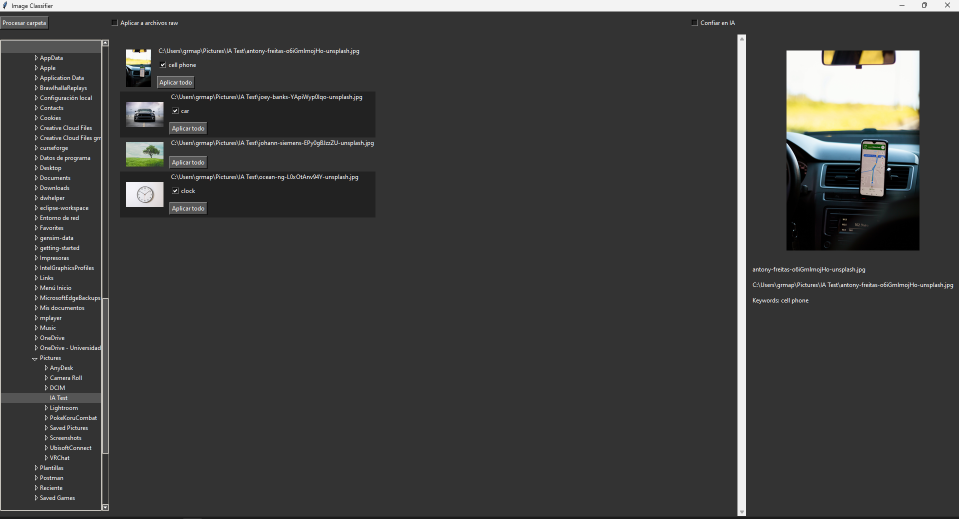
#> input picture images/captura-aplicacion.png, 1918 x 1038 px (shown at 1/2 size)
$ python -i ImageUtils.py   (imports and definitions only)
#> lines starting #> are read from the running program, lines starting #| are printed output that depends on the picture
from PIL import Image, ExifTags
from iptcinfo3 import IPTCInfo

class ImageUtils:
    @staticmethod
    def correct_image_orientation(image) -> Image:
        """Corrects the orientation of an image using its Exif data."""
        try:
            for orientation in ExifTags.TAGS.keys():
                if ExifTags.TAGS[orientation] == 'Orientation':
                    break
            exif = dict(image._getexif().items())
            if exif[orientation] == 2:
                image = image.transpose(Image.FLIP_LEFT_RIGHT)
            elif exif[orientation] == 3:
                image = image.rotate(180)
            elif exif[orientation] == 4:
                image = image.rotate(180).transpose(Image.FLIP_LEFT_RIGHT)
            elif exif[orientation] == 5:
                image = image.rotate(-90, expand=True).transpose(Image.FLIP_LEFT_RIGHT)
            elif exif[orientation] == 6:
                image = image.rotate(-90, expand=True)
            elif exif[orientation] == 7:
                image = image.rotate(90, expand=True).transpose(Image.FLIP_LEFT_RIGHT)
            elif exif[orientation] == 8:
                image = image.rotate(90, expand=True)
        except (AttributeError, KeyError, IndexError):
            # Cases: image doesn't have getexif method or doesn't have Exif data.
            pass
        return image

    @staticmethod
    def load_image(image_path) -> Image:
        """Load an image from the specified file path
            and process it.

        Args:
        - image_path (str): The path to the image file.

        Returns:
        - image (PIL.Image): The loaded image in RGB format with orientation
            corrected.
        """
#> called with image_path = 'images/captura-aplicacion.png'
        # Open the image using PIL
        image = Image.open(image_path)
#> image is the input picture: PIL image 1918x1038 RGBA; mean R, G, B, A 63.1, 63.2, 62.5, 255

        # Correct its orientation and ensure it's in RGB format
        image = ImageUtils.correct_image_orientation(image)
        image = image.convert("RGB")
#> image: PIL image 1918x1038 RGB

        return image

    @staticmethod
    def generate_thumbnail(image_path, base_size=75):
        """
        Generate a thumbnail for the given image while maintaining aspect ratio.
        Also corrects the orientation based on the image's EXIF data.
        """
        img = ImageUtils.load_image(image_path)

        # Resize while maintaining aspect ratio
        aspect_ratio = img.width / img.height
#> aspect_ratio = 1.85
        if img.width > img.height:
            new_width = base_size
            new_height = int(base_size / aspect_ratio)
#> new_height = 40
        else:
            new_width = int(base_size * aspect_ratio)
            new_height = base_size

        img = img.resize((new_width, new_height))
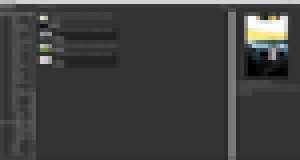
#> img: PIL image 75x40 RGB (shown 4 times larger); mean R, G, B 62.9, 63.1, 62.4
        return img

    @staticmethod
    def get_iptc_keywords(image_path):
        """Extract keywords from the IPTC metadata of an image."""
        # Create an IPTCInfo object
        info = IPTCInfo(image_path)

        # Check for errors
        if info.error:
            print(f"ERROR: {info.error}")
            return []

        # Return the list of keywords, if they exist
        return info['keywords']

>>> result = ImageUtils().generate_thumbnail('images/captura-aplicacion.png')
